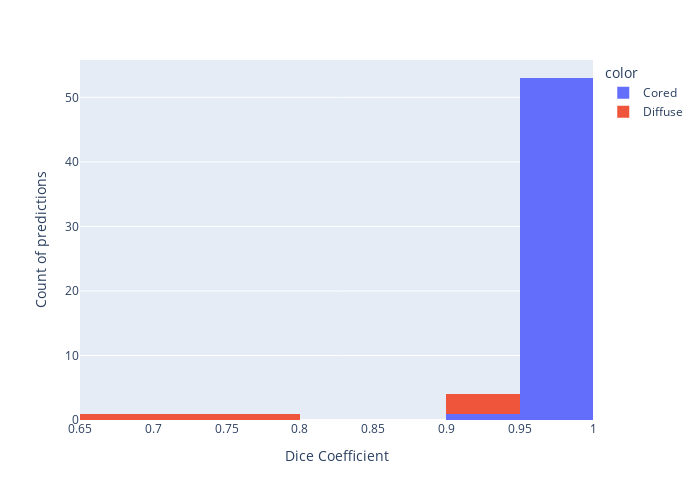

Notebook source saved alongside this figure:
### Code cell
fig = px.histogram(matched_dice_pred_index["dice/f1_score"], color=matched_dice_pred_index["target_label"])
fig.update_layout(height=500, width=700)
fig.update_xaxes(title_text='Dice Coefficient')
fig.update_yaxes(title_text='Count of predictions')
fig.show()

### Figure 1 — Plotly figure (JSON) as saved in the notebook; plotly's stock layout.template omitted (floating-point values rounded to 4 significant figures)
{"data": [{"alignmentgroup": "True", "bingroup": "x", "hovertemplate": "color=Cored<br>value=%{x}<br>count=%{y}<extra></extra>", "legendgroup": "Cored", "marker": {"color": "#636efa", "pattern": {"shape": ""}}, "name": "Cored", "offsetgroup": "Cored", "orientation": "v", "showlegend": true, "type": "histogram", "x": [0.9971, 0.9949, 0.987, 0.9475, 0.995, 0.9774, 0.9972, 0.9956, 0.9942, 0.9957, 0.9977, 0.9988, 0.9991, 0.9959, 0.997, 0.9969, 0.9982, 0.9941, 0.9977, 0.9966, 0.9975, 0.9961, 0.9984, 0.9977, 0.9983, 0.9979, 0.9971, 0.9969, null, 0.9988, 0.9993, 0.9968, 0.9989, 0.9979, 0.9804, 0.9956, 0.9976, 0.9981, 0.9987, 0.9986, 0.966, 0.9962, 0.9976, 0.9987, 0.9993, 0.9979, 0.9994, 0.9991, 0.998, 0.9971, null, 0.9957, 0.9988, 0.9968, 0.9981, 0.9981], "xaxis": "x", "yaxis": "y"}, {"alignmentgroup": "True", "bingroup": "x", "hovertemplate": "color=Diffuse<br>value=%{x}<br>count=%{y}<extra></extra>", "legendgroup": "Diffuse", "marker": {"color": "#EF553B", "pattern": {"shape": ""}}, "name": "Diffuse", "offsetgroup": "Diffuse", "orientation": "v", "showlegend": true, "type": "histogram", "x": [0.9117, 0.7754, null, 0.9126, null, 0.7424, 0.6769, null, null, 0.9239], "xaxis": "x", "yaxis": "y"}], "layout": {"barmode": "relative", "height": 500, "legend": {"title": {"text": "color"}, "tracegroupgap": 0}, "margin": {"t": 60}, "width": 700, "xaxis": {"anchor": "y", "domain": [0, 1], "title": {"text": "Dice Coefficient"}}, "yaxis": {"anchor": "x", "domain": [0, 1], "title": {"text": "Count of predictions"}}}}
